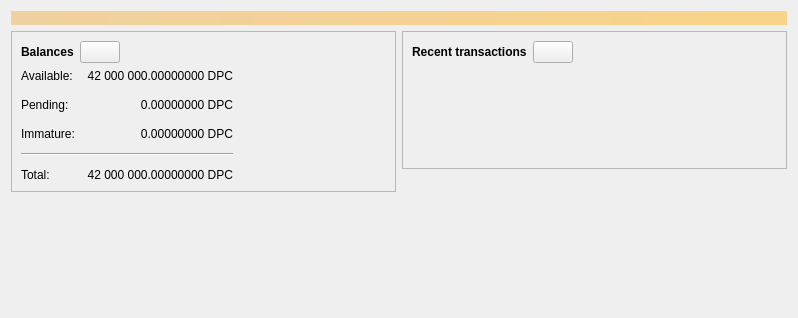
<?xml version="1.0" encoding="UTF-8"?>
<ui version="4.0">
 <class>OverviewPage</class>
 <widget class="QWidget" name="OverviewPage">
  <property name="geometry">
   <rect>
    <x>0</x>
    <y>0</y>
    <width>798</width>
    <height>318</height>
   </rect>
  </property>
  <property name="windowTitle">
   <string>Form</string>
  </property>
  <layout class="QVBoxLayout" name="topLayout">
   <item>
    <widget class="QLabel" name="labelAlerts">
     <property name="visible">
      <bool>false</bool>
     </property>
     <property name="styleSheet">
      <string notr="true">QLabel { background-color: qlineargradient(x1: 0, y1: 0, x2: 1, y2: 0, stop:0 #F0D0A0, stop:1 #F8D488); color:#000000; }</string>
     </property>
     <property name="wordWrap">
      <bool>true</bool>
     </property>
     <property name="margin">
      <number>3</number>
     </property>
     <property name="textInteractionFlags">
      <set>Qt::TextSelectableByMouse</set>
     </property>
    </widget>
   </item>
   <item>
    <layout class="QHBoxLayout" name="horizontalLayout" stretch="1,1">
     <item>
      <layout class="QVBoxLayout" name="verticalLayout_2">
       <item>
        <widget class="QFrame" name="frame">
         <property name="frameShape">
          <enum>QFrame::StyledPanel</enum>
         </property>
         <property name="frameShadow">
          <enum>QFrame::Raised</enum>
         </property>
         <layout class="QVBoxLayout" name="verticalLayout_4">
          <item>
           <layout class="QHBoxLayout" name="horizontalLayout_4">
            <item>
             <widget class="QLabel" name="label_5">
              <property name="font">
               <font>
                <weight>75</weight>
                <bold>true</bold>
               </font>
              </property>
              <property name="text">
               <string>Balances</string>
              </property>
             </widget>
            </item>
            <item>
             <widget class="QPushButton" name="labelWalletStatus">
              <property name="enabled">
               <bool>true</bool>
              </property>
              <property name="maximumSize">
               <size>
                <width>45</width>
                <height>16777215</height>
               </size>
              </property>
              <property name="toolTip">
               <string>The displayed information may be out of date. Your wallet automatically synchronizes with the Dpowcoin network after a connection is established, but this process has not completed yet.</string>
              </property>
              <property name="text">
               <string/>
              </property>
              <property name="icon">
               <iconset resource="../bitcoin.qrc">
                <normaloff>:/icons/warning</normaloff>
                <disabledoff>:/icons/warning</disabledoff>:/icons/warning</iconset>
              </property>
              <property name="iconSize">
               <size>
                <width>24</width>
                <height>24</height>
               </size>
              </property>
             </widget>
            </item>
            <item>
             <spacer name="horizontalSpacer_3">
              <property name="orientation">
               <enum>Qt::Horizontal</enum>
              </property>
              <property name="sizeHint" stdset="0">
               <size>
                <width>40</width>
                <height>20</height>
               </size>
              </property>
             </spacer>
            </item>
           </layout>
          </item>
          <item>
           <layout class="QGridLayout" name="gridLayout">
            <property name="spacing">
             <number>12</number>
            </property>
            <item row="1" column="1">
             <widget class="QLabel" name="labelUnconfirmed">
              <property name="cursor">
               <cursorShape>IBeamCursor</cursorShape>
              </property>
              <property name="toolTip">
               <string>Total of transactions that have yet to be confirmed, and do not yet count toward the spendable balance</string>
              </property>
              <property name="text">
               <string notr="true">0.00000000 DPC</string>
              </property>
              <property name="alignment">
               <set>Qt::AlignRight|Qt::AlignTrailing|Qt::AlignVCenter</set>
              </property>
              <property name="textInteractionFlags">
               <set>Qt::LinksAccessibleByMouse|Qt::TextSelectableByKeyboard|Qt::TextSelectableByMouse</set>
              </property>
             </widget>
            </item>
            <item row="3" column="0" colspan="2">
             <widget class="Line" name="line">
              <property name="orientation">
               <enum>Qt::Horizontal</enum>
              </property>
             </widget>
            </item>
            <item row="4" column="0">
             <widget class="QLabel" name="labelTotalText">
              <property name="text">
               <string>Total:</string>
              </property>
             </widget>
            </item>
            <item row="2" column="1">
             <widget class="QLabel" name="labelImmature">
              <property name="cursor">
               <cursorShape>IBeamCursor</cursorShape>
              </property>
              <property name="toolTip">
               <string>Mined balance that has not yet matured</string>
              </property>
              <property name="text">
               <string notr="true">0.00000000 DPC</string>
              </property>
              <property name="alignment">
               <set>Qt::AlignRight|Qt::AlignTrailing|Qt::AlignVCenter</set>
              </property>
              <property name="textInteractionFlags">
               <set>Qt::LinksAccessibleByMouse|Qt::TextSelectableByKeyboard|Qt::TextSelectableByMouse</set>
              </property>
             </widget>
            </item>
            <item row="1" column="2">
             <spacer name="horizontalSpacer_2">
              <property name="orientation">
               <enum>Qt::Horizontal</enum>
              </property>
              <property name="sizeHint" stdset="0">
               <size>
                <width>40</width>
                <height>20</height>
               </size>
              </property>
             </spacer>
            </item>
            <item row="2" column="0">
             <widget class="QLabel" name="labelImmatureText">
              <property name="text">
               <string>Immature:</string>
              </property>
             </widget>
            </item>
            <item row="4" column="1">
             <widget class="QLabel" name="labelTotal">
              <property name="cursor">
               <cursorShape>IBeamCursor</cursorShape>
              </property>
              <property name="toolTip">
               <string>Your current total balance</string>
              </property>
              <property name="text">
               <string notr="true">42 000 000.00000000 DPC</string>
              </property>
              <property name="alignment">
               <set>Qt::AlignRight|Qt::AlignTrailing|Qt::AlignVCenter</set>
              </property>
              <property name="textInteractionFlags">
               <set>Qt::LinksAccessibleByMouse|Qt::TextSelectableByKeyboard|Qt::TextSelectableByMouse</set>
              </property>
             </widget>
            </item>
            <item row="0" column="0">
             <widget class="QLabel" name="labelBalanceText">
              <property name="text">
               <string>Available:</string>
              </property>
             </widget>
            </item>
            <item row="0" column="1">
             <widget class="QLabel" name="labelBalance">
              <property name="cursor">
               <cursorShape>IBeamCursor</cursorShape>
              </property>
              <property name="toolTip">
               <string>Your current spendable balance</string>
              </property>
              <property name="text">
               <string notr="true">42 000 000.00000000 DPC</string>
              </property>
              <property name="alignment">
               <set>Qt::AlignRight|Qt::AlignTrailing|Qt::AlignVCenter</set>
              </property>
              <property name="textInteractionFlags">
               <set>Qt::LinksAccessibleByMouse|Qt::TextSelectableByKeyboard|Qt::TextSelectableByMouse</set>
              </property>
             </widget>
            </item>
            <item row="1" column="0">
             <widget class="QLabel" name="labelPendingText">
              <property name="text">
               <string>Pending:</string>
              </property>
             </widget>
            </item>
           </layout>
          </item>
         </layout>
        </widget>
       </item>
       <item>
        <spacer name="verticalSpacer">
         <property name="orientation">
          <enum>Qt::Vertical</enum>
         </property>
         <property name="sizeHint" stdset="0">
          <size>
           <width>20</width>
           <height>40</height>
          </size>
         </property>
        </spacer>
       </item>
       <item>
        <widget class="QLabel" name="label">
         <property name="maximumSize">
          <size>
           <width>128</width>
           <height>128</height>
          </size>
         </property>
         <property name="text">
          <string/>
         </property>
         <property name="pixmap">
          <pixmap resource="../bitcoin.qrc">:/icons/logo</pixmap>
         </property>
         <property name="scaledContents">
          <bool>true</bool>
         </property>
         <property name="wordWrap">
          <bool>false</bool>
         </property>
        </widget>
       </item>
      </layout>
     </item>
     <item>
      <layout class="QVBoxLayout" name="verticalLayout_3">
       <item>
        <widget class="QFrame" name="frame_2">
         <property name="frameShape">
          <enum>QFrame::StyledPanel</enum>
         </property>
         <property name="frameShadow">
          <enum>QFrame::Raised</enum>
         </property>
         <layout class="QVBoxLayout" name="verticalLayout">
          <item>
           <layout class="QHBoxLayout" name="horizontalLayout_2">
            <item>
             <widget class="QLabel" name="label_4">
              <property name="font">
               <font>
                <weight>75</weight>
                <bold>true</bold>
               </font>
              </property>
              <property name="text">
               <string>Recent transactions</string>
              </property>
             </widget>
            </item>
            <item>
             <widget class="QPushButton" name="labelTransactionsStatus">
              <property name="enabled">
               <bool>true</bool>
              </property>
              <property name="maximumSize">
               <size>
                <width>45</width>
                <height>16777215</height>
               </size>
              </property>
              <property name="toolTip">
               <string>The displayed information may be out of date. Your wallet automatically synchronizes with the Dpowcoin network after a connection is established, but this process has not completed yet.</string>
              </property>
              <property name="text">
               <string/>
              </property>
              <property name="icon">
               <iconset resource="../bitcoin.qrc">
                <normaloff>:/icons/warning</normaloff>
                <disabledoff>:/icons/warning</disabledoff>:/icons/warning</iconset>
              </property>
              <property name="iconSize">
               <size>
                <width>24</width>
                <height>24</height>
               </size>
              </property>
             </widget>
            </item>
            <item>
             <spacer name="horizontalSpacer">
              <property name="orientation">
               <enum>Qt::Horizontal</enum>
              </property>
              <property name="sizeHint" stdset="0">
               <size>
                <width>40</width>
                <height>20</height>
               </size>
              </property>
             </spacer>
            </item>
           </layout>
          </item>
          <item>
           <widget class="TransactionOverviewWidget" name="listTransactions">
            <property name="styleSheet">
             <string notr="true">QListView { background: transparent; }</string>
            </property>
            <property name="frameShape">
             <enum>QFrame::NoFrame</enum>
            </property>
            <property name="verticalScrollBarPolicy">
             <enum>Qt::ScrollBarAlwaysOff</enum>
            </property>
            <property name="horizontalScrollBarPolicy">
             <enum>Qt::ScrollBarAlwaysOff</enum>
            </property>
            <property name="sizeAdjustPolicy">
             <enum>QAbstractScrollArea::AdjustToContents</enum>
            </property>
            <property name="selectionMode">
             <enum>QAbstractItemView::NoSelection</enum>
            </property>
            <property name="uniformItemSizes">
             <bool>true</bool>
            </property>
           </widget>
          </item>
         </layout>
        </widget>
       </item>
       <item>
        <spacer name="verticalSpacer_2">
         <property name="orientation">
          <enum>Qt::Vertical</enum>
         </property>
         <property name="sizeHint" stdset="0">
          <size>
           <width>20</width>
           <height>40</height>
          </size>
         </property>
        </spacer>
       </item>
      </layout>
     </item>
    </layout>
   </item>
  </layout>
 </widget>
 <customwidgets>
  <customwidget>
   <class>TransactionOverviewWidget</class>
   <extends>QListView</extends>
   <header>qt/transactionoverviewwidget.h</header>
  </customwidget>
 </customwidgets>
 <resources/>
 <connections/>
</ui>
